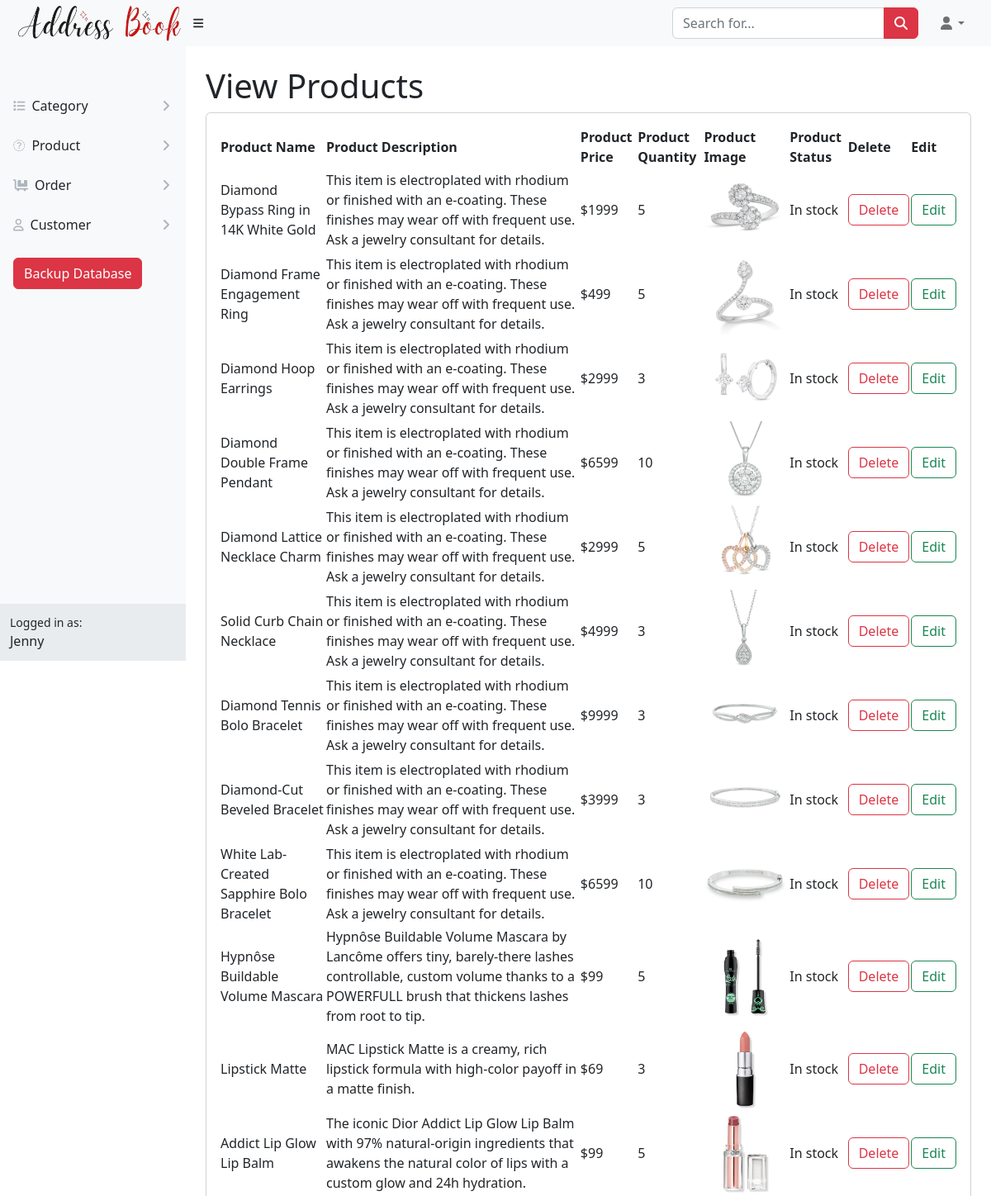
Page /admin/vproduct.php (upper part) on the committed database.
### tables this page shows
CREATE TABLE `product` (
  `idd` int(11) NOT NULL,
  `product_name` varchar(50) DEFAULT NULL,
  `product_des` text DEFAULT NULL,
  `product_price` float(10,0) DEFAULT NULL,
  `product_quantity` int(11) DEFAULT NULL,
  `product_img` text DEFAULT NULL,
  `product_status` varchar(50) DEFAULT NULL,
  `cat_id` int(11) DEFAULT NULL
);

### admin/vproduct.php (the view)
<?php include "./header.php"; ?>
<div id="layoutSidenav_content">
    <main>
        <div class="container-fluid px-4">
            <h1 class="mt-4">View Products</h1>
            <div class="card mb-4">
                <div class="card-body">
                    <table id="datatablesSimple">
                        <thead>
                            <tr>
                                <th>Product Name</th>
                                <th>Product Description</th>
                                <th>Product Price</th>
                                <th>Product Quantity</th>
                                <th>Product Image</th>
                                <th>Product Status</th>
                                <th>Delete</th>
                                <th>Edit</th>
                            </tr>
                        </thead>
                        <tbody>
                            <?php
                            include "./data.php";
                            $query = "SElECT * FROM product";
                            $result = mysqli_query($con, $query);
                            foreach ($result as $item) {
                                ?>
                                <tr class="table-active">
                                    <td><?php echo $item['product_name'] ?></td>
                                    <td><?php echo $item['product_des'] ?></td>
                                    <td>$<?php echo $item['product_price'] ?></td>
                                    <td><?php echo $item['product_quantity'] ?></td>
                                    <td><img src="<?php echo "upload/".$item['product_img'] ?>" width="100px" alt="img"></td>
                                    <td><?php echo $item['product_status'] ?></td>
                                    <td>
                                        <a href="./dproduct.php?id=<?php echo $item['idd'] ?>">
                                            <button type="button" class="btn btn-outline-danger">Delete</button>
                                        </a>
                                    </td>
                                    <td><a href="./eproduct.php?id=<?php echo $item['idd'] ?>"><button type="button" class="btn btn-outline-success">Edit</button></a></td>
                                </tr>
                            <?php } ?>
                        </tbody>
                    </table>
                </div>
            </div>
        </div>
    </main>
    <?php include "./footer.php"; ?>

### rows in the picture
product: product_name "Diamond Bypass Ring in 14K White Gold", product_des "This item is electroplated with rhodium or finished with an e-coating. These finishes may wear off with frequent use. Ask a jewelry consultant for details.", product_price "1999", product_quantity "5", product_img (picture), product_status "In stock"
product: product_name "Diamond Frame Engagement Ring", product_des "This item is electroplated with rhodium or finished with an e-coating. These finishes may wear off with frequent use. Ask a jewelry consultant for details.", product_price "499", product_quantity "5", product_img (picture), product_status "In stock"
product: product_name "Diamond Hoop Earrings", product_des "This item is electroplated with rhodium or finished with an e-coating. These finishes may wear off with frequent use. Ask a jewelry consultant for details.", product_price "2999", product_quantity "3", product_img (picture), product_status "In stock"
product: product_name "Diamond Double Frame Pendant", product_des "This item is electroplated with rhodium or finished with an e-coating. These finishes may wear off with frequent use. Ask a jewelry consultant for details.", product_price "6599", product_quantity "10", product_img (picture), product_status "In stock"
product: product_name "Diamond Lattice Necklace Charm", product_des "This item is electroplated with rhodium or finished with an e-coating. These finishes may wear off with frequent use. Ask a jewelry consultant for details.", product_price "2999", product_quantity "5", product_img (picture), product_status "In stock"
product: product_name "Solid Curb Chain Necklace", product_des "This item is electroplated with rhodium or finished with an e-coating. These finishes may wear off with frequent use. Ask a jewelry consultant for details.", product_price "4999", product_quantity "3", product_img (picture), product_status "In stock"
product: product_name "Diamond Tennis Bolo Bracelet", product_des "This item is electroplated with rhodium or finished with an e-coating. These finishes may wear off with frequent use. Ask a jewelry consultant for details.", product_price "9999", product_quantity "3", product_img (picture), product_status "In stock"
product: product_name "Diamond-Cut Beveled Bracelet", product_des "This item is electroplated with rhodium or finished with an e-coating. These finishes may wear off with frequent use. Ask a jewelry consultant for details.", product_price "3999", product_quantity "3", product_img (picture), product_status "In stock"
product: product_name "White Lab-Created Sapphire Bolo Bracelet", product_des "This item is electroplated with rhodium or finished with an e-coating. These finishes may wear off with frequent use. Ask a jewelry consultant for details.", product_price "6599", product_quantity "10", product_img (picture), product_status "In stock"
product: product_name "Hypnôse Buildable Volume Mascara", product_des "Hypnôse Buildable Volume Mascara by Lancôme offers tiny, barely-there lashes controllable, custom volume thanks to a POWERFULL brush that thickens lashes from root to tip.", product_price "99", product_quantity "5", product_img (picture), product_status "In stock"
product: product_name "Lipstick Matte", product_des "MAC Lipstick Matte is a creamy, rich lipstick formula with high-color payoff in a matte finish.", product_price "69", product_quantity "3", product_img (picture), product_status "In stock"
product: product_name "Addict Lip Glow Lip Balm", product_des "The iconic Dior Addict Lip Glow Lip Balm with 97% natural-origin ingredients that awakens the natural color of lips with a custom glow and 24h hydration.", product_price "99", product_quantity "5", product_img (picture), product_status "In stock"
